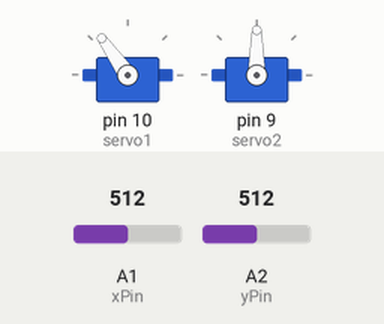
Simulated run of this sketch. Board: Arduino Uno, built with avr-gcc and run on an emulated ATmega328P. Parts: 2 × servo. The test bench sets the inputs (shaded band); at power-on: A1 (xPin) = 512, A2 (yPin) = 512.

Above: at 1.2 s.
1.3 s: A1 (xPin) set to 716
At 1.6 s:
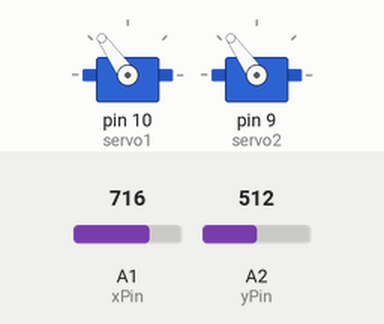
2.8 s: A2 (yPin) set to 716
At 3.4 s:
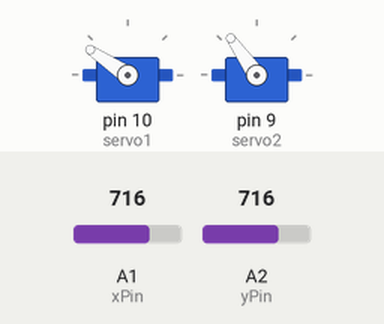
4.3 s: A1 (xPin) set to 900
At 5.5 s:
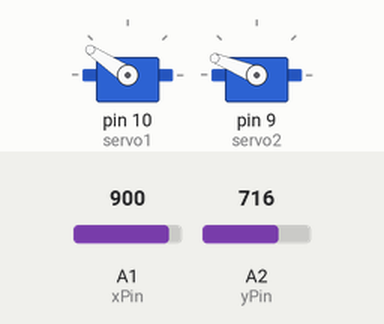
5.8 s: A2 (yPin) set to 900
At 6.9 s:
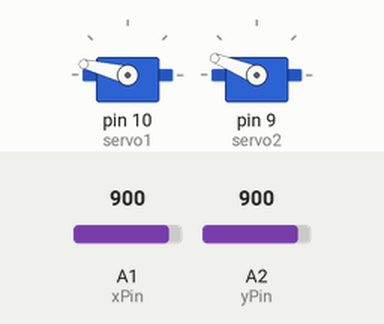
7.3 s: A1 (xPin) set to 1023
At 8.0 s:
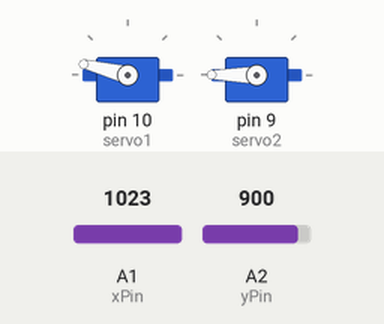
8.8 s: A2 (yPin) set to 1023
At 9.2 s:
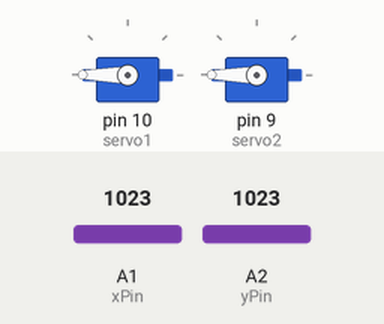
Timing chart, 0 to 11.3 s (numbered marks = the images above; inputs shaded):
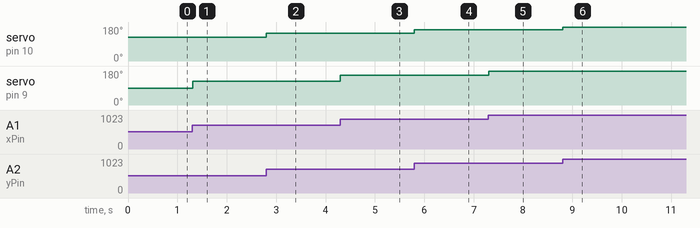

The sketch:

Bolum_5_Uyg4.ino
```cpp
#include <Servo.h>
int servo1 = 10;
int servo2 = 9;
int xPin = A1;
int yPin = A2;
int xPozisyonu = 0;
int yPozisyonu = 0;
int servoAyar;
int servoAyar2;
Servo servomotor1;
Servo servomotor2;
void setup() {
 pinMode(xPin, INPUT);
pinMode(yPin, INPUT);
servomotor1.attach(servo1);
servomotor2.attach(servo2);
}

void loop() {
servoAyar = analogRead(xPin);
servoAyar = map(servoAyar, 0, 1023, 0, 180);
servomotor2.write(servoAyar);
servoAyar = analogRead(yPin);
servoAyar = map(servoAyar, 0, 1023, 70, 180);
servomotor1.write(servoAyar);
delay(15);
}
```

Measured:
- after the input at 1.3 s, servo on pin 9 (servo2): 90° → 125° at once
- after the input at 2.8 s, servo on pin 10 (servo1): 125° → 146° at once
- after the input at 4.3 s, servo on pin 9 (servo2): 125° → 158° at once
- after the input at 5.8 s, servo on pin 10 (servo1): 146° → 166° at once
- after the input at 7.3 s, servo on pin 9 (servo2): 158° → 180° at once
- after the input at 8.8 s, servo on pin 10 (servo1): 166° → 180° at once
